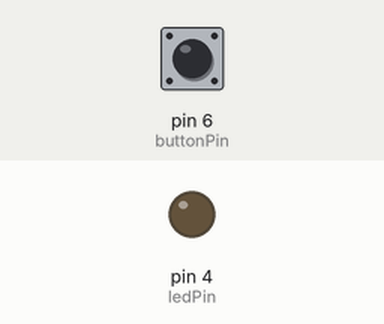
Recording of a sketch running on a simulated Arduino Uno, built with avr-gcc and run on an emulated ATmega328P. Parts: output pins drawn as LEDs (lit = HIGH). Inputs (shaded band) come from the test bench; at power-on: pin 6 (buttonPin) LOW.

Above: at 1.2 s.
1.3 s: pin 6 (buttonPin) pulled HIGH for 0.15 s
At 1.37 s:
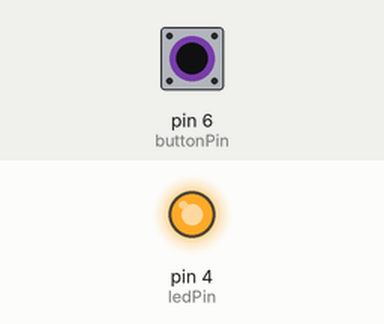
2.9 s: pin 6 (buttonPin) pulled HIGH for 3.2 s
At 7.1 s:
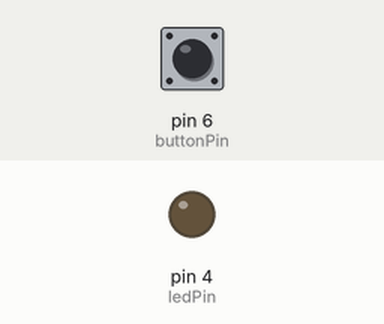
Timing chart, 0 to 8.6 s (numbered marks = the images above; inputs shaded):
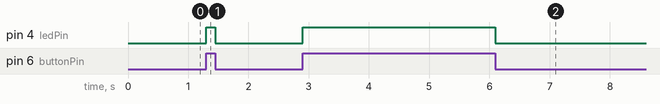

Measured:
- after the input at 1.3 s, pin 4 (ledPin): LOW → HIGH at once, → LOW 0.15 s later
- after the input at 2.9 s, pin 4 (ledPin): LOW → HIGH at once, → LOW 3.2 s later

The sketch:

Lab4.ino
```cpp
/*
  created by Kyi Zaw Win 8/12/2020
  Lab no 4

*/
const int buttonPin = 6; // the number of the pushbutton pin
const int ledPin = 4; // the number of the LED pin

// the setup function runs once when you press reset or power the board
void setup() {
 // initialize the LED pin as an output:
 pinMode(ledPin, OUTPUT);
 // initialize the pushbutton pin as an input:
 pinMode(buttonPin, INPUT);
}

// the loop function runs over and over again forever
void loop() {

  if (digitalRead(buttonPin) == HIGH)
  {
    digitalWrite(ledPin, HIGH);   // turn the LED on (HIGH is the voltage level)
  }
  else
  {
    digitalWrite(ledPin, LOW);    // turn the LED off by making the voltage LOW
  }

}
```
